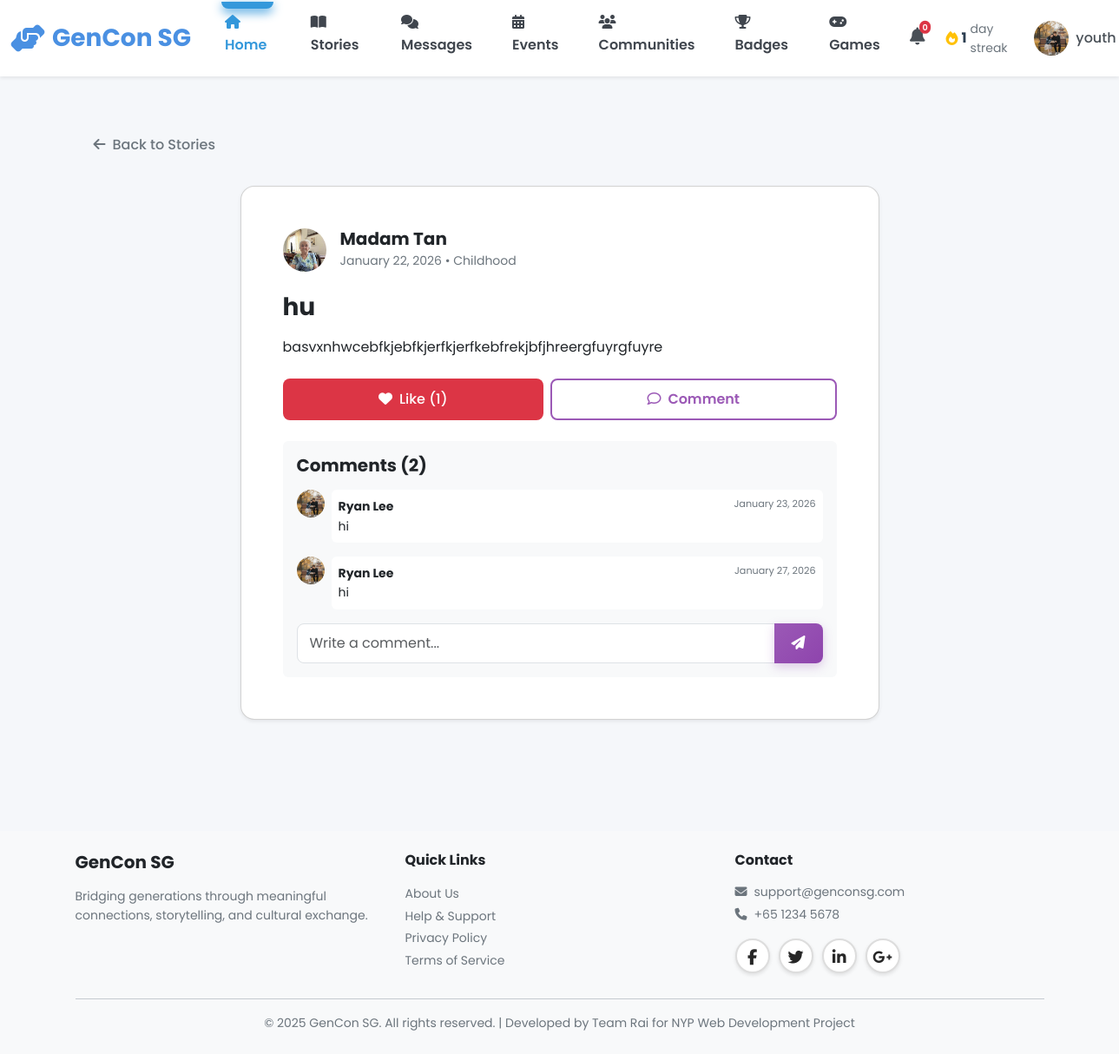
Screenshot of /youth/story/1 (signed in) with the database file from the repository.
### models.py (models this page shows, shortened)
class User(db.Model):
    __tablename__ = 'users'
    id = db.Column(db.Integer, primary_key=True)
    username = db.Column(db.String(80), unique=True, nullable=False, index=True)
    password_hash = db.Column(db.String(255), nullable=False)
    email = db.Column(db.String(120), unique=True, nullable=False, index=True)
    full_name = db.Column(db.String(120), nullable=False)
    phone = db.Column(db.String(20))
    age = db.Column(db.Integer, nullable=False)
    bio = db.Column(db.Text)  # User biography
    school = db.Column(db.String(255))  # School or organization for youth
    role = db.Column(db.String(20), nullable=False)  # 'senior', 'youth', or 'admin'
    elo = db.Column(db.Integer, default=1200) # Default ELO rating
    profile_picture = db.Column(db.String(255), default='images/default-avatar.png')
    disable_reason = db.Column(db.Text)
    interests_json = db.Column(db.Text)  # Stores interests as JSON array
    languages_json = db.Column(db.Text)  # Stores languages as JSON array
    accessibility_settings_json = db.Column(db.Text)  # Stores settings as JSON object
    created_at = db.Column(db.DateTime, default=datetime.utcnow, nullable=False)
    last_active = db.Column(db.DateTime, default=datetime.utcnow, nullable=False)
    is_active = db.Column(db.Boolean, default=True)
    stories = db.relationship('Story', back_populates='user', lazy='dynamic')
    sent_messages = db.relationship('Message', foreign_keys='Message.sender_id',
                                   back_populates='sender', lazy='dynamic')
    received_messages = db.relationship('Message', foreign_keys='Message.recipient_id',
                                       back_populates='recipient', lazy='dynamic')
    senior_pairs = db.relationship('Pair', foreign_keys='Pair.senior_id',
                                   back_populates='senior', lazy='dynamic')
    youth_pairs = db.relationship('Pair', foreign_keys='Pair.youth_id',
                                 back_populates='youth', lazy='dynamic')
    streak = db.relationship('Streak', back_populates='user', uselist=False)
    badges = db.relationship('Badge', back_populates='user', lazy='dynamic')
    checkins = db.relationship('Checkin', back_populates='user', lazy='dynamic')
    @property
    def interests(self):
        """Get interests as Python list from JSON string."""
        if self.interests_json:
            return json.loads(self.interests_json)
        return []
    @interests.setter
    def interests(self, value):
        """Set interests from Python list, store as JSON string."""
        self.interests_json = json.dumps(value)
    @property
    def languages(self):
        """Get languages as Python list from JSON string."""
        if self.languages_json:
            return json.loads(self.languages_json)
        return []
    @languages.setter
    def languages(self, value):
        """Set languages from Python list, store as JSON string."""
        self.languages_json = json.dumps(value)
    @property
    def accessibility_settings(self):
        """Get accessibility settings as Python dict from JSON string."""
        if self.accessibility_settings_json:
            return json.loads(self.accessibility_settings_json)
        return {}

class Story(db.Model):
    __tablename__ = 'stories'
    id = db.Column(db.Integer, primary_key=True)
    user_id = db.Column(db.Integer, db.ForeignKey('users.id'), nullable=False, index=True)
    title = db.Column(db.String(200), nullable=False)
    content = db.Column(db.Text, nullable=False)
    category = db.Column(db.String(50), nullable=False)  # 5 categories
    photo_url = db.Column(db.String(255))  # Optional photo
    audio_url = db.Column(db.String(255))  # Optional voice recording
    created_at = db.Column(db.DateTime, default=datetime.utcnow, nullable=False, index=True)
    updated_at = db.Column(db.DateTime, default=datetime.utcnow, onupdate=datetime.utcnow)
    user = db.relationship('User', back_populates='stories')
    reactions = db.relationship('StoryReaction', back_populates='story',
                               lazy='dynamic', cascade='all, delete-orphan')
    comments = db.relationship('StoryComment', back_populates='story',
                              lazy='dynamic', cascade='all, delete-orphan')

class StoryComment(db.Model):
    __tablename__ = 'story_comments'
    id = db.Column(db.Integer, primary_key=True)
    story_id = db.Column(db.Integer, db.ForeignKey('stories.id'), nullable=False, index=True)
    user_id = db.Column(db.Integer, db.ForeignKey('users.id'), nullable=False, index=True)
    content = db.Column(db.Text, nullable=False)
    created_at = db.Column(db.DateTime, default=datetime.utcnow, nullable=False)
    story = db.relationship('Story', back_populates='comments')
    user = db.relationship('User')

### blueprints/youth.py (the view)
@youth_bp.route('/story/<int:story_id>')
@login_required
def story_detail(story_id):
    story = Story.query.get_or_404(story_id)
    return render_template('youth/story_detail.html', story=story)

### app.py (called while the page is built)
@app.context_processor
def inject_user():
    user_streak = 0
    if 'user_id' in session:
        from models import Streak
        streak = Streak.query.filter_by(user_id=session['user_id']).first()
        if streak:
            user_streak = streak.current_streak
    return dict(session=session, user_streak=user_streak)

@app.after_request
def add_security_headers(response):
    csp = (
        "default-src 'self'; "
        "script-src 'self' 'unsafe-inline' 'unsafe-eval' blob: https://cdn.jsdelivr.net https://cdnjs.cloudflare.com; "
        "style-src 'self' 'unsafe-inline' https://cdn.jsdelivr.net https://cdnjs.cloudflare.com https://fonts.googleapis.com; "
        "font-src 'self' https://cdnjs.cloudflare.com https://fonts.gstatic.com; "
        "img-src 'self' data: blob: https:; "
        "connect-src 'self' ws: wss: https://cdn.jsdelivr.net https://cdnjs.cloudflare.com; "
        "worker-src 'self' blob:;"
    )
    response.headers['Content-Security-Policy'] = csp
    return response

@app.template_filter('timeago')
def timeago_filter(date):
    from datetime import datetime
    now = datetime.utcnow()
    diff = now - date
    seconds = diff.total_seconds()
    if seconds < 60:
        return 'Just now'
    elif seconds < 3600:
        minutes = int(seconds / 60)
        return f'{minutes} minute{"s" if minutes != 1 else ""} ago'
    elif seconds < 86400:
        hours = int(seconds / 3600)
        return f'{hours} hour{"s" if hours != 1 else ""} ago'
    elif seconds < 604800:
        days = int(seconds / 86400)
        return f'{days} day{"s" if days != 1 else ""} ago'
    else:
        return (date + timedelta(hours=8)).strftime('%B %d, %Y')

@app.template_filter('fix_pfp')
def fix_pfp_filter(path):
    if not path:
        return 'images/default-avatar.png'
    if path.startswith('images/'):
        return path
    if path.startswith('http'):
        return path
    return f'images/{path}'

### blueprints/youth.py (called while the page is built)
def login_required(f):
    @wraps(f)
    def decorated_function(*args, **kwargs):
        if 'user_id' not in session:
            flash('Please login to access this page', 'warning')
            return redirect(url_for('auth.login', role='youth'))
        if session.get('role') != 'youth':
            flash('Access denied. Youth account required.', 'danger')
            return redirect(url_for('index'))
        return f(*args, **kwargs)
    return decorated_function

### templates/youth/story_detail.html (shortened to what this page needs)
{% extends "base.html" %}
{% block body_class %}youth-dashboard{% endblock %}
{% block content %}
<div class="container py-4">
    <div class="mb-4">
        <a href="{{ url_for('youth.story_feed') }}" class="btn btn-outline-secondary">
            <i class="fas fa-arrow-left me-2"></i>Back to Stories
        </a>
    </div>
    <div class="row justify-content-center">
        <div class="col-lg-8">
            <div class="card shadow-sm">
                <div class="card-body p-4">
                    <div class="d-flex align-items-center mb-4">
                        <a href="{{ url_for('youth.public_profile', user_id=story.user.id) }}">
                            <img src="{{ url_for('static', filename=story.user.profile_picture|fix_pfp) }}" class="rounded-circle me-3" style="width: 50px; height: 50px; object-fit: cover;">
                        </a>
                        <div>
                            <a href="{{ url_for('youth.public_profile', user_id=story.user.id) }}" class="text-decoration-none text-dark">
                                <h5 class="mb-0 fw-bold">{{ story.user.full_name }}</h5>
                            </a>
                            <small class="text-muted">{{ story.created_at|timeago }} • {{ story.category }}</small>
                        </div>
                    </div>
                    <h2 class="h3 fw-bold mb-3">{{ story.title }}</h2>
                    <div class="card-text mb-4" style="white-space: pre-line;">{{ story.content }}</div>
                    <div class="d-flex gap-2 mb-4">
                        {% set user_liked = story.reactions.filter_by(user_id=session.user_id, reaction_type='heart').first() is not none %}
                        <button class="btn {{ 'btn-danger' if user_liked else 'btn-outline-danger' }} flex-grow-1" onclick="reactToStory({{ story.id }}, 'heart')">
                            <i class="{{ 'fas' if user_liked else 'far' }} fa-heart me-2"></i>Like ({{ story.reactions.count() }})
                        </button>
                        <button class="btn btn-outline-primary flex-grow-1" onclick="document.getElementById('commentInput').focus()">
                            <i class="far fa-comment me-2"></i>Comment
                        </button>
                    </div>
                    <div class="bg-light p-3 rounded">
                        <h5 class="mb-3">Comments ({{ story.comments.count() }})</h5>
                        <div class="comments-list mb-3">
                            {% for comment in story.comments %}
                            <div class="d-flex mb-3">
                                <img src="{{ url_for('static', filename=comment.user.profile_picture|fix_pfp) }}" class="rounded-circle me-2" style="width: 32px; height: 32px; object-fit: cover;">
                                <div class="bg-white p-2 rounded w-100">
                                    <div class="d-flex justify-content-between">
                                        <strong class="small">{{ comment.user.full_name }}</strong>
                                        <small class="text-muted" style="font-size: 0.7rem;">{{ comment.created_at|timeago }}</small>
                                    </div>
                                    <p class="mb-0 small">{{ comment.content }}</p>
                                </div>
                            </div>
                            {% endfor %}
                        </div>
                        <form onsubmit="postComment(event, {{ story.id }})">
                            <div class="input-group">
                                <input type="text" id="commentInput" class="form-control" placeholder="Write a comment..." required>
                                <button class="btn btn-primary" type="submit">
                                    <i class="fas fa-paper-plane"></i>
                                </button>
                            </div>
                        </form>
                    </div>
                </div>
            </div>
        </div>
    </div>
</div>
{% endblock %}

### static/css/main.css (style rules this page uses)
:root { --primary-color: #4A90E2; --primary-hover: #357ABD; --secondary-color: #7B68EE; --success-color: #28A745; --warning-color: #FFC107; --danger-color: #DC3545; --info-color: #17A2B8; --senior-primary: #E67E22; --senior-secondary: #2ECC71; --senior-accent: #F39C12; --youth-primary: #9B59B6; --youth-secondary: #3498DB; --youth-accent: #E74C3C; --admin-primary: #34495E; --admin-secondary: #16A085; --admin-accent: #E67E22; --white: #FFFFFF; --black: #000000; --gray-100: #F8F9FA; --gray-200: #E9ECEF; --gray-300: #DEE2E6; --gray-400: #CED4DA; --gray-500: #ADB5BD; --gray-600: #6C757D; --gray-700: #495057; --gray-800: #343A40; --gray-900: #212529; --font-family: 'Poppins', -apple-system, BlinkMacSystemFont, 'Segoe UI', sans-serif; --font-size-base: 16px; --font-size-sm: 14px; --font-size-lg: 18px; --font-size-xl: 20px; --font-size-xxl: 24px; --font-weight-light: 300; --font-weight-normal: 400; --font-weight-medium: 500; --font-weight-semibold: 600; --font-weight-bold: 700; --spacing-xs: 0.25rem; --spacing-sm: 0.5rem; --spacing-md: 1rem; --spacing-lg: 1.5rem; --spacing-xl: 2rem; --spacing-xxl: 3rem; --border-radius-sm: 0.25rem; --border-radius-md: 0.5rem; --border-radius-lg: 1rem; --border-radius-xl: 1.5rem; --border-radius-pill: 50rem; --shadow-sm: 0 1px 2px rgba(0, 0, 0, 0.05); --shadow-md: 0 4px 6px rgba(0, 0, 0, 0.1); --shadow-lg: 0 10px 15px rgba(0, 0, 0, 0.15); --shadow-xl: 0 20px 25px rgba(0, 0, 0, 0.2); --transition-fast: 150ms ease-in-out; --transition-base: 300ms ease-in-out; --transition-slow: 500ms ease-in-out; --z-dropdown: 1000; --z-sticky: 1020; --z-fixed: 1030; --z-modal-backdrop: 1040; --z-modal: 1050; --z-popover: 1060; --z-tooltip: 1070; }
* { margin: 0; padding: 0; box-sizing: border-box; }
a { text-decoration: none; color: inherit; transition: color var(--transition-fast); }
img { max-width: 100%; height: auto; display: block; }
body { font-family: var(--font-family); font-size: var(--font-size-base); font-weight: var(--font-weight-normal); line-height: 1.6; color: var(--gray-900); background-color: var(--gray-100); overflow-x: hidden; }
h1, h2, h3, h4, h5, h6 { font-weight: var(--font-weight-bold); line-height: 1.2; margin-bottom: var(--spacing-md); color: var(--gray-900); }
h2 { font-size: 2rem; }
h5 { font-size: 1.25rem; }
p { margin-bottom: var(--spacing-md); }
.text-muted { color: var(--gray-600) !important; }
.btn { display: inline-block; font-weight: var(--font-weight-medium); text-align: center; white-space: nowrap; vertical-align: middle; user-select: none; border: 1px solid transparent; padding: 0.625rem 1.25rem; font-size: var(--font-size-base); line-height: 1.5; border-radius: var(--border-radius-md); transition: all var(--transition-base); cursor: pointer; }
.btn-primary { background-color: var(--primary-color); color: var(--white); border-color: var(--primary-color); }
.btn-danger { background-color: var(--danger-color); color: var(--white); }
.btn-outline-primary { color: var(--primary-color); border-color: var(--primary-color); background-color: transparent; }
.card { background-color: var(--white); border-radius: var(--border-radius-lg); box-shadow: var(--shadow-md); padding: var(--spacing-lg); margin-bottom: var(--spacing-lg); transition: all var(--transition-base); }
.card-body { padding: var(--spacing-md) 0; }
.form-control { display: block; width: 100%; padding: 0.625rem 0.875rem; font-size: var(--font-size-base); font-weight: var(--font-weight-normal); line-height: 1.5; color: var(--gray-900); background-color: var(--white); border: 1px solid var(--gray-300); border-radius: var(--border-radius-md); transition: border-color var(--transition-fast); }
.mb-3 { margin-bottom: var(--spacing-md); }
.mb-4 { margin-bottom: var(--spacing-lg); }
.p-2 { padding: var(--spacing-sm); }
.p-3 { padding: var(--spacing-md); }
.p-4 { padding: var(--spacing-lg); }
.d-flex { display: flex; }
.justify-content-center { justify-content: center; }
.justify-content-between { justify-content: space-between; }
.align-items-center { align-items: center; }
.gap-2 { gap: var(--spacing-sm); }
.fw-bold { font-weight: var(--font-weight-bold); }
.rounded { border-radius: var(--border-radius-md); }
.rounded-circle { border-radius: 50%; }
.shadow-sm { box-shadow: var(--shadow-sm); }

### rows the page displays
User: profile_picture (picture), user.full_name "Madam Tan"
Story: created_at "January 22, 2026", category "Childhood", title "hu", content "basvxnhwcebfkjebfkjerfkjerfkebfrekjbfjhreergfuyrgfuyre"
StoryComment: profile_picture (picture), user.full_name "Ryan Lee", created_at "January 23, 2026", content "hi"
StoryComment: profile_picture (picture), user.full_name "Ryan Lee", created_at "January 27, 2026", content "hi"

### other values shown
{{ user_streak|default(0) }} "1"
{{ session.username }} "youth"
{{ story.reactions.count() }} "1"
{{ story.comments.count() }} "2"
